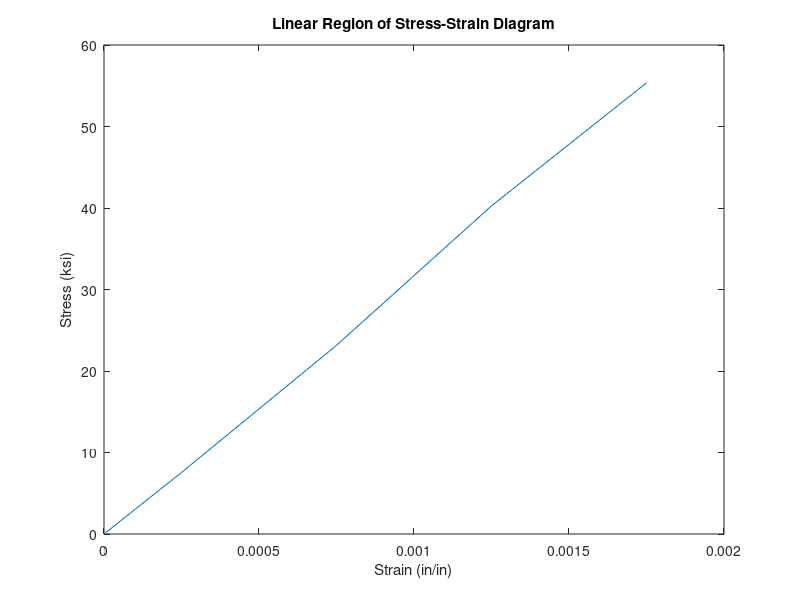

Reproduce this figure in MATLAB. (Note: this script raises an error after producing the figure.)
%% Obtaining Stress and Strain

% Prepare given data for stress-strain diagram.

%% Strain (horizontal axis)
% First, hard-code/load elongation data, in units of [in/in]:
% (first b/c it will be manipulated to be strain on the x-axis)
elongation = [0, 0.0005, 0.0015, 0.0025, 0.0035, 0.0050, 0.0080, 0.0200, 0.0400, 0.1000, 0.2800, 0.4000, 0.4600]

% Gage length: l_0 = 2.00 in.
l_0 = 2.00

% Strain is given by: strain = elongation/(gage length)
strain = elongation/l_0

%% Stress (vertical axis)
% Second, hard-code/load load data, in units of [kip]:
% (second b/c it will be manipulated to be stress on the y-axis)
load = [0, 1.50, 4.60, 8.00, 11.00, 11.80, 11.80, 12.00, 16.60, 20.00, 21.50, 19.50, 18.50]

% Diameter is given by: d = 0.503 in.
d = 0.503

% To obtain radius r, divide diameter by 2: r = d/2, in [in]
r = d/2

% To get circular cross sectional area A, use: A = pi*r^2 , in [in^2]:
A = pi*r^2

% Putting it all together, stress is given by: stress = load/A, in [ksi]:
stress = load/A

%% Plotting Stress-Strain Diagram
% Now, plot the stress-strain diagram, with: plot(x,y) = plot(strain, stress)
plot(strain, stress)
xlabel('Strain (in/in)')
ylabel('Stress (ksi)')
title('Stress-Strain Diagram for Steel Specimen')

%% Isolating Linear Region
% After fiddling around with data points, the first 5 are in the linear region
% of the stress-strain diagram are in the linear region.
% Note: MATLAB indices start at 1, not 0 like in CS.

% First 5 strain points on horizontal axis:
strain_linear = strain(1:5)

% First 5 stress points on vertical axis:
stress_linear = stress(1:5)

% This is what I had the linear region to look like:
% (to make sure these data points seem linear, as a sanity check)
plot(strain_linear, stress_linear)
xlabel('Strain (in/in)')
ylabel('Stress (ksi)')
title('Linear Region of Stress-Strain Diagram')

% Now, have MATLAB perform linear regression on the linear region of
% stress-strain diagram:
% where r is regression value, m is the slope, and b is the y-intercept.
[r,m,b] = regression(strain_linear,stress_linear)

% (In this case, there is only 1 line in this linear regression.)
% What we actually care about is the slope m, which will give us the modulus of
% elasticity, or Young's modulus.

%% The Answer
% So, according to the MATLAB code that was run, the slope is m = 3.1900e+04.
% This means that approximately E = 3.1900*10^4 ksi, or E = 31.9*10^3 ksi.
